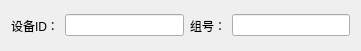
                                                                                                                                                                                                                                                                                                                                                                                                                                                                                                                                     <widget class="QWidget" name="horizontalLayoutWidget">
                                                                                                                                                                                                                                                                                                                                                                                                                                                                                                                                                 <property name="geometry">
                                                                                                                                                                                                                                                                                                                                                                                                                                                                                                                                                         <rect>
                                                                                                                                                                                                                                                                                                                                                                                                                                                                                                                                                         <x>270</x>
                                                                                                                                                                                                                                                                                                                                                                                                                                                                                                                                                         <y>0</y>
                                                                                                                                                                                                                                                                                                                                                                                                                                                                                                                                                         <width>361</width>
                                                                                                                                                                                                                                                                                                                                                                                                                                                                                                                                                         <height>51</height>
                                                                                                                                                                                                                                                                                                                                                                                                                                                                                                                                                         </rect>
                                                                                                                                                                                                                                                                                                                                                                                                                                                                                                                                                         </property>
                                                                                                                                                                                                                                                                                                                                                                                                                                                                                                                                                         <layout class="QHBoxLayout" name="horizontalLayout">
                                                                                                                                                                                                                                                                                                                                                                                                                                                                                                                                                                     <item>
                                                                                                                                                                                                                                                                                                                                                                                                                                                                                                                                                                     <widget class="QLabel" name="label_3">
                                                                                                                                                                                                                                                                                                                                                                                                                                                                                                                                                                                 <property name="text">
                                                                                                                                                                                                                                                                                                                                                                                                                                                                                                                                                                                         <string>设备ID：</string>
                                                                                                                                                                                                                                                                                                                                                                                                                                                                                                                                                                                         </property>
                                                                                                                                                                                                                                                                                                                                                                                                                                                                                                                                                                                         </widget>
                                                                                                                                                                                                                                                                                                                                                                                                                                                                                                                                                                                         </item>
                                                                                                                                                                                                                                                                                                                                                                                                                                                                                                                                                                                         <item>
                                                                                                                                                                                                                                                                                                                                                                                                                                                                                                                                                                                         <widget class="QLineEdit" name="edtID"/>
                                                                                                                                                                                                                                                                                                                                                                                                                                                                                                                                                                                                     </item>
                                                                                                                                                                                                                                                                                                                                                                                                                                                                                                                                                                                                     <item>
                                                                                                                                                                                                                                                                                                                                                                                                                                                                                                                                                                                                     <widget class="QLabel" name="label_4">
                                                                                                                                                                                                                                                                                                                                                                                                                                                                                                                                                                                                                 <property name="text">
                                                                                                                                                                                                                                                                                                                                                                                                                                                                                                                                                                                                                         <string>组号：</string>
                                                                                                                                                                                                                                                                                                                                                                                                                                                                                                                                                                                                                         </property>
                                                                                                                                                                                                                                                                                                                                                                                                                                                                                                                                                                                                                         </widget>
                                                                                                                                                                                                                                                                                                                                                                                                                                                                                                                                                                                                                         </item>
                                                                                                                                                                                                                                                                                                                                                                                                                                                                                                                                                                                                                         <item>
                                                                                                                                                                                                                                                                                                                                                                                                                                                                                                                                                                                                                         <widget class="QLineEdit" name="edtGroup"/>
                                                                                                                                                                                                                                                                                                                                                                                                                                                                                                                                                                                                                                     </item>
                                                                                                                                                                                                                                                                                                                                                                                                                                                                                                                                                                                                                                     </layout>
                                                                                                                                                                                                                                                                                                                                                                                                                                                                                                                                                                                                                                     </widget>
